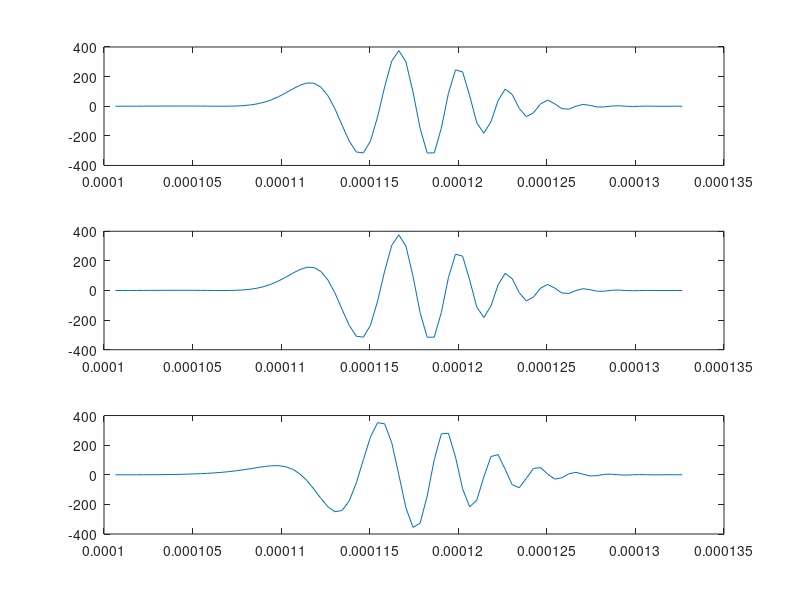

Write the MATLAB code that produced this figure. (Note: this script raises an error after producing the figure.)
%% % time-frequency representation of chirplet atom

clear
clc
close all

% parameter
fc=250000;

Distance=0.6;
c_sg=5143.86;
t_s0=Distance/c_sg;


sigma=1/fc;
  
omega_s0=fc*2*pi; 

fs=10*fc;
Ts=1/fs;
duration_S=sigma*4;
t=t_s0+(-duration_S : Ts : duration_S);


% figure one
sigma=1/fc;
g_t=(1/((pi*sigma*sigma)^0.25))*exp(-((t-t_s0)/sigma).^2/2).*exp(-1i*(omega_s0*50000*(t-t_s0).^2+omega_s0*(t-t_s0)));



% % figure two
% sigma=1/fc*6/10;
% t=t_s0+(-duration_S*0.5 : Ts : duration_S*0.5);
% g_t=(1/((pi*sigma*sigma)^0.25))*exp(-((t-t_s0)/sigma).^2/2).*exp(-1i*(omega_s0*0.5*(t-t_s0)));


figure;
subplot(3,1,1)
plot(t,g_t)
subplot(3,1,2)
plot(t,real(g_t))
subplot(3,1,3)
plot(t,imag(g_t))
figure;
tfrwv(g_t');




